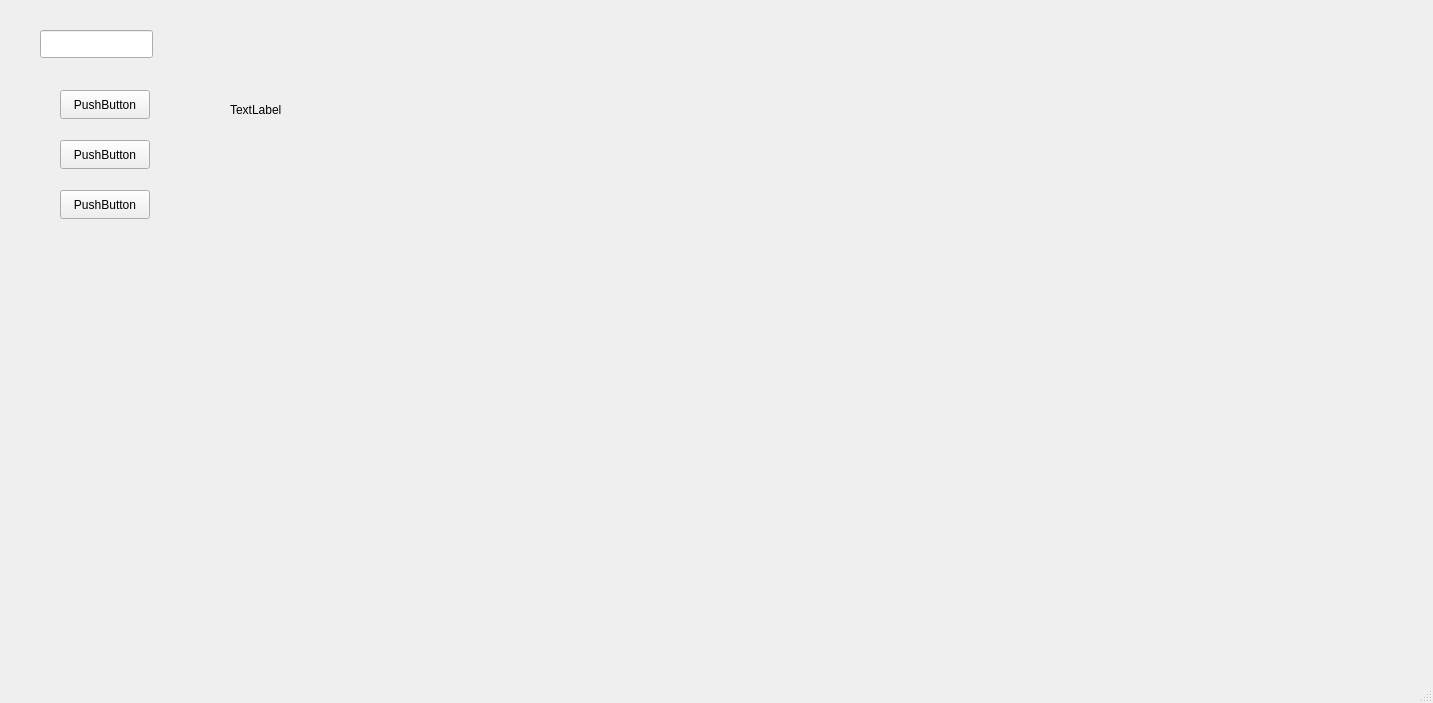
<?xml version="1.0" encoding="UTF-8"?>
<ui version="4.0">
 <class>MainWindow</class>
 <widget class="QMainWindow" name="MainWindow">
  <property name="geometry">
   <rect>
    <x>0</x>
    <y>0</y>
    <width>1433</width>
    <height>703</height>
   </rect>
  </property>
  <property name="windowTitle">
   <string>MainWindow</string>
  </property>
  <widget class="QWidget" name="centralwidget">
   <widget class="QLineEdit" name="amountEdit">
    <property name="geometry">
     <rect>
      <x>40</x>
      <y>30</y>
      <width>113</width>
      <height>28</height>
     </rect>
    </property>
   </widget>
   <widget class="QPushButton" name="depositButton">
    <property name="geometry">
     <rect>
      <x>60</x>
      <y>90</y>
      <width>90</width>
      <height>29</height>
     </rect>
    </property>
    <property name="text">
     <string>PushButton</string>
    </property>
   </widget>
   <widget class="QPushButton" name="withdrawButton">
    <property name="geometry">
     <rect>
      <x>60</x>
      <y>140</y>
      <width>90</width>
      <height>29</height>
     </rect>
    </property>
    <property name="text">
     <string>PushButton</string>
    </property>
   </widget>
   <widget class="QPushButton" name="interestButton">
    <property name="geometry">
     <rect>
      <x>60</x>
      <y>190</y>
      <width>90</width>
      <height>29</height>
     </rect>
    </property>
    <property name="text">
     <string>PushButton</string>
    </property>
   </widget>
   <widget class="QLabel" name="balanceLabel">
    <property name="geometry">
     <rect>
      <x>230</x>
      <y>100</y>
      <width>63</width>
      <height>20</height>
     </rect>
    </property>
    <property name="text">
     <string>TextLabel</string>
    </property>
   </widget>
  </widget>
  <widget class="QMenuBar" name="menubar">
   <property name="geometry">
    <rect>
     <x>0</x>
     <y>0</y>
     <width>1433</width>
     <height>25</height>
    </rect>
   </property>
  </widget>
  <widget class="QStatusBar" name="statusbar"/>
 </widget>
 <resources/>
 <connections/>
</ui>
